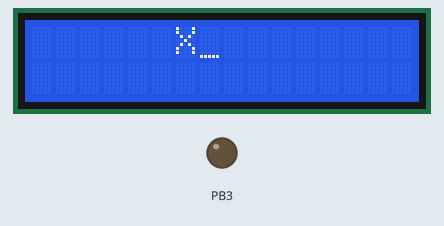
A program run on a simulated ATmega16, built with avr-gcc and emulated at 8 MHz. Parts: 16×2 character LCD, output pins drawn as LEDs (lit = HIGH). Wiring (inferred from the names in the program): character LCD (HD44780): RS PB0; R/W PB1; E PB2; data PB4, PB5, PB6, PB7. Pins used as bus, display or sensor lines are not drawn. At 2.3 s the program stops and its outputs stay as they are.

Above: at 0.65 s.
At 1.05 s:
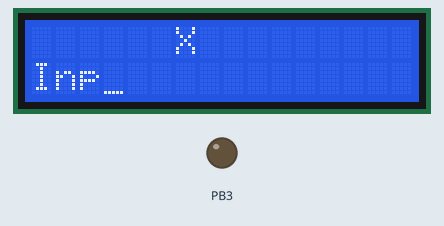
At 1.45 s:
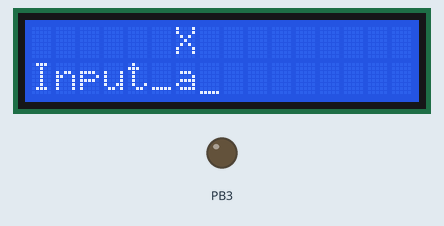
At 1.85 s:
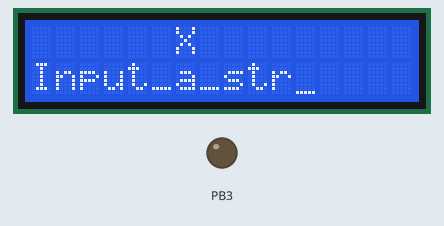
At 2.3 s:
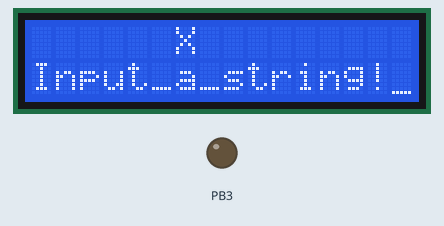

The program:

main.cpp
```cpp
/*
 * LCD.cpp
 *
 * Created: 3/18/19 11:20:09 AM
 * Author : Xiu
 */


#include "LCD.h"

int main(void)
{
    /* Replace with your application code */

	init_LCD(); // khoi dong LCD
	clr_LCD(); // xoa noi dung LCD

	move_LCD(1,7);	// di chuyen den dong 1 bat dau tu ki tu thu 7
	putChar_LCD('X'); // Xuat ky tu X
	move_LCD(2,1);	// di chuyen den dong 2 bat dau tu ki tu thu 1
	print_LCD("Input_a_string!"); // Xuat ra mot chuoi  (string length <= 15)

    while (1)
    {

    }
}
```

LCD.cpp
```cpp
/*
 * LCD.cpp
 *
 * Created: 3/18/19 11:22:10 AM
 *  Author: Xiu
 */


#include "LCD.h"

char Read2Nib()
{
	char HNib, LNib;

	DATA_O |= 0xF0;
	sbi(CTRL,EN); //enable

	DDR_DATA =0x0F; // set 4 bit cao cua PORT DATA lam input // DDRB = 0b0000 1111
	HNib= DATA_I & 0xF0;
	cbi(CTRL,EN); //disable

	sbi(CTRL,EN); //enable
	LNib = DATA_I & 0xF0;
	cbi(CTRL,EN); //disable
	LNib>>=4;
	return (HNib|LNib);
}

void Write2Nib(uint8_t chr)
{

	uint8_t HNib, LNib, temp_data;
	temp_data=DATA_O & 0x0F; // doc 4 bit thap cua DATA_O de mask

	HNib=chr & 0xF0;
	LNib=(chr<<4) & 0xF0;

	DATA_O =(HNib |temp_data);
	sbi(CTRL,EN); //enable
	cbi(CTRL,EN); //disable

	DATA_O =(LNib|temp_data);
	sbi(CTRL,EN); //enable
	cbi(CTRL,EN); //disable
}

void Write8Bit(uint8_t chr)
{
	DATA_O=chr;   //out 8 bits to DATA Line
	sbi(CTRL,EN); //enable
	cbi(CTRL,EN); //disable
}

void wait_LCD()
{
	//char temp_val;
	//while(1)
	//{
	//cbi(CTRL,RS); //RS=0 mean the following data is COMMAND (not normal DATA)
	//sbi(CTRL,RW); //the Direction of this COMMAND is from LCD -> chip
	//temp_val=Read2Nib();
	//if (bit_is_clear(temp_val,7)) break;
	//}
	//cbi(CTRL,RW); //ready for next step
	//DDR_DATA=0xFF;//Ready to Out

	_delay_ms(100); // wait to output data each 100ms , this line better than above algorithm

}

void init_LCD()
{
	DDR_CTRL=0xFF;
	DDR_DATA=0xFF;

	//Function set------------------------------------------------------------------------------
	cbi(CTRL,RS);   // the following data is COMMAND
	cbi(CTRL, RW); // AVR->LCD
	cbi(CTRL, EN);

	sbi(CTRL,EN); //enable
	sbi(DATA_O, 5);
	cbi(CTRL,EN); //disable
	wait_LCD();
	Write2Nib(0x28);//4 bit mode 2line, 5x8 font
	wait_LCD();

	//Display control-------------------------------------------------------------------------
	cbi(CTRL,RS); // the following data is COMMAND
	Write2Nib(0x0E); //not Cursor display, 0x0E: with cursor
	wait_LCD();

	//Entry mode set------------------------------------------------------------------------
	cbi(CTRL,RS); // the following data is COMMAND
	Write2Nib(0x06);
	wait_LCD();

}

void clr_LCD() // xoa LCD
{
	cbi(CTRL,RS); //RS=0 mean the following data is COMMAND (not normal DATA)
	Write2Nib(0x01);
	wait_LCD();

}

//void home_LCD()
//{
//	cbi(CTRL,RS); // the following data is COMMAND
//	Write2Nib(0x02);
//	wait_LCD();
//}

void move_LCD(uint8_t y,uint8_t x)
{
	uint8_t Ad;
	Ad=64*(y-1)+(x-1)+0x80; // tinh ma lenh
	cbi(CTRL,RS); // the following data is COMMAND
	Write2Nib(Ad);
	wait_LCD();

}

void putChar_LCD(uint8_t chr)  // output character 1 by 1
{
	sbi(CTRL,RS); //this is a normal DATA
	Write2Nib(chr);
	wait_LCD();
}

void print_LCD(char* str)   // output a string
{
	unsigned char i;
	for (i=0; str[i]!=0; i++)
	{ putChar_LCD(str[i]);}
}
```

LCD.h
```cpp
/*
 * LCD.h
 *
 * Created: 3/18/19 11:22:22 AM
 *  Author: Xiu
 */


#ifndef LCD_H_
#define LCD_H_


/*
 * LCD.h
 *
 * Created: 5/16/2018 12:05:14 AM
 *  Author: Xiu
 */
#define F_CPU 8000000UL
#include <util/delay.h>
#include <avr/io.h>
#include <avr/sfr_defs.h>
#include <avr/interrupt.h>

#define sbi(PORT,bit) {PORT |=(1<<bit);}
#define cbi(PORT,bit) {PORT &=~(1<<bit);}

#define EN 			2
#define RW 			1
#define RS 			0
#define CTRL		PORTB
#define DDR_CTRL	DDRB

#define DATA_O		PORTB
#define DATA_I		PINB
#define DDR_DATA	DDRB
/*
#define LCD8BIT
#define DATA_O		PORTD
#define DATA_I		PIND
#define DDR_DATA	DDRD
*/


char Read2Nib();
void Write2Nib(uint8_t);
void Write8Bit(uint8_t);
void wait_LCD();
void init_LCD();
void clr_LCD();
void move_LCD(uint8_t,uint8_t);
void putChar_LCD(uint8_t);
void print_LCD(char*);


#endif /* LCD_H_ */
```
